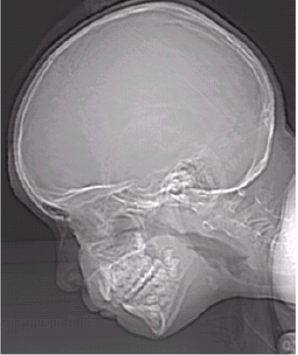
#> input picture 24 november Homework/reducing Intensity/brain.png, 298 x 355 px
$ jupyter execute --allow-errors 'reducing intensity.ipynb'   (shell and % lines are left out)
#> lines starting #> are read from the running program, lines starting #| are printed output that depends on the picture
[cell 1]
import cv2
import numpy as np
import pandas as pd
import matplotlib.pyplot as plt

[cell 2]
img1=cv2.imread("brain.png",0)
#> img1: shape (355, 298); min 0, max 255, mean 127.9
intensity_level=10.666666666666666666666666666667
current_compression=256/intensity_level
img1_reduced=np.uint8(np.floor(np.double(img1)/intensity_level))
l=current_compression-1
norm_image=cv2.normalize(img1_reduced,None,0,255,norm_type=cv2.NORM_MINMAX)
cv2.imshow("brain.png",norm_image)
cv2.waitKey(0)
#> (the rest of this cell did not finish here and is left out)

[cell 3]
img1=cv2.imread("brain.png",0)
k=4
intensity_level=2**k
current_compression=256/intensity_level
img1_reduced=np.uint8(np.floor(np.double(img1)/intensity_level))
l=current_compression-1
norm_image=cv2.normalize(img1_reduced,None,0,255,norm_type=cv2.NORM_MINMAX)
cv2.imshow("brain.png",norm_image)
cv2.waitKey(0)
k=k+1

[cell 4]
img1=cv2.imread("brain.png",0)
k=5
intensity_level=2**k
current_compression=256/intensity_level
img1_reduced=np.uint8(np.floor(np.double(img1)/intensity_level))
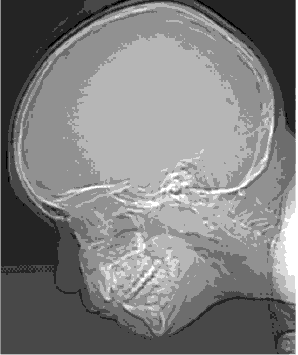
#> img1_reduced: shape (355, 298); min 0, max 7, mean 3.51; drawn with min black and max white
l=current_compression-1
norm_image=cv2.normalize(img1_reduced,None,0,255,norm_type=cv2.NORM_MINMAX)
cv2.imshow("brain.png",norm_image)
cv2.waitKey(0)
k=k+1
